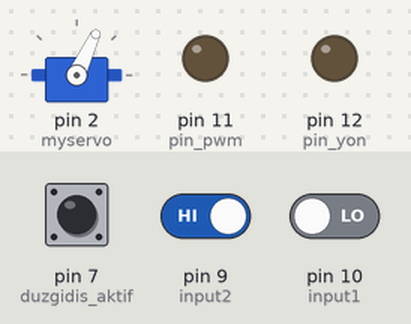
A sketch run on a simulated Arduino Uno, built with avr-gcc and run on an emulated ATmega328P. On the bench: servo, output pins drawn as LEDs (lit = HIGH). Inputs (shaded band) come from the test bench; at power-on: pin 7 (duzgidis_aktif) HIGH, pin 9 (input2) HIGH, pin 10 (input1) LOW.

Above: at 1.2 s.
1.3 s: pin 7 (duzgidis_aktif) pulled LOW for 0.15 s
At 1.37 s:
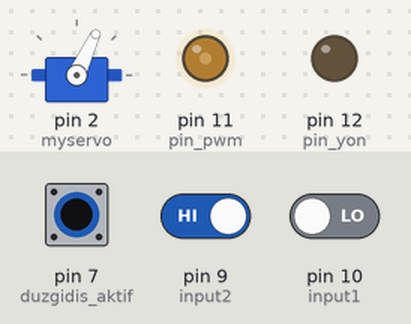
2.9 s: pin 9 (input2) driven LOW
At 3.9 s:
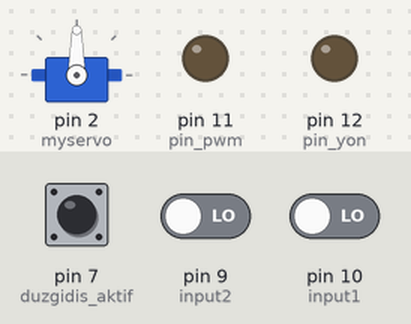
4.4 s: pin 10 (input1) driven HIGH
At 5.1 s:
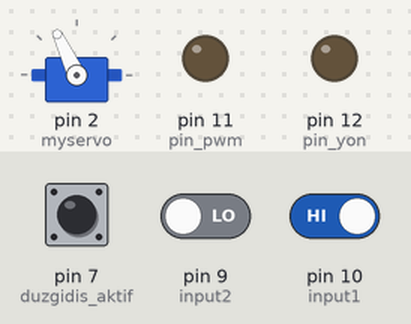
5.9 s: pin 7 (duzgidis_aktif) pulled LOW for 1 s
At 6.2 s:
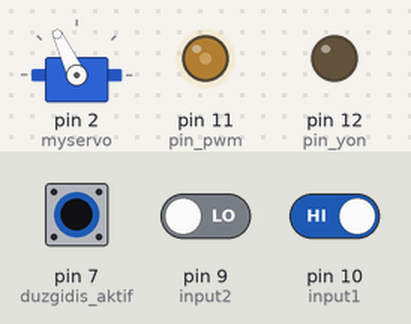
8.4 s: pin 7 (duzgidis_aktif) pulled LOW for 3.2 s
At 12.8 s:
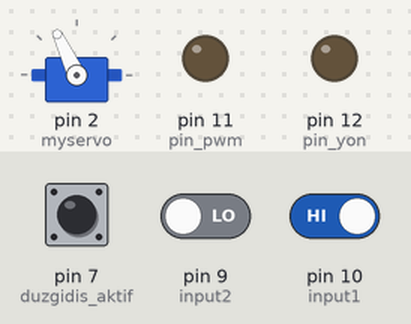
13.1 s: pin 10 (input1) driven LOW
At 14.1 s:
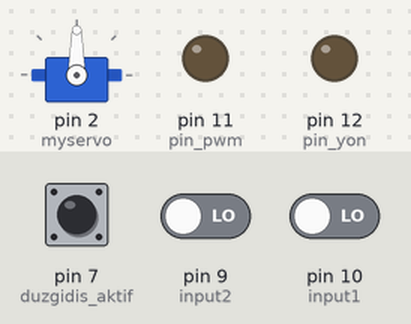
Timing chart, 0 to 15.6 s (numbered marks = the images above; inputs shaded):
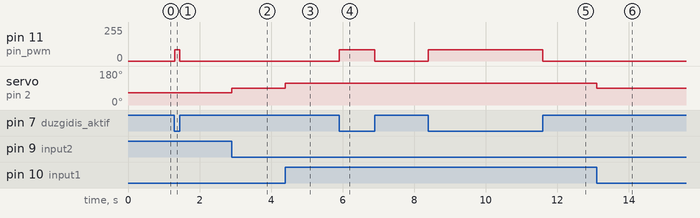

Measured:
- after the input at 1.3 s, pin 11 (pin_pwm): 0/255 → 85/255 at once, → 0/255 0.15 s later
- after the input at 2.9 s, servo on pin 2 (myservo): 65° → 90° at once
- after the input at 4.4 s, servo on pin 2 (myservo): 90° → 115° at once
- after the input at 5.9 s, pin 11 (pin_pwm): 0/255 → 85/255 at once, → 0/255 1.0 s later
- after the input at 8.4 s, pin 11 (pin_pwm): 0/255 → 85/255 at once, → 0/255 3.2 s later
- after the input at 13.1 s, servo on pin 2 (myservo): 115° → 90° at once

The sketch:

AutonomousCar_Arduino_Code.ino
```cpp
#include <Servo.h>
Servo myservo;

#define pin_pwm 11
#define pin_yon 12
#define input1 10
#define input2 9
#define duzgidis_aktif 7
int pos;

void setup()
{
 myservo.attach(2);
 pinMode(input1,INPUT);
 pinMode(input2,INPUT);
 pinMode(duzgidis_aktif,INPUT_PULLUP);
 pinMode(pin_pwm, OUTPUT);
 pinMode(pin_yon, OUTPUT);

 pos=90;
 myservo.write(pos);
}

void loop()
{
  if(digitalRead(duzgidis_aktif)==LOW)
  {
   digitalWrite(pin_yon, 0);
   analogWrite(pin_pwm, 85);
  }
  else
  {
   digitalWrite(pin_yon, 0);
   analogWrite(pin_pwm, 0);
  }

  //SAGA DÖNÜS
  if(digitalRead(input1)==HIGH && digitalRead(input2)==LOW)
  {
    myservo.write(115);
  }
  //SOLA DÖNÜS
  if(digitalRead(input1)==LOW && digitalRead(input2)==HIGH)
  {
    myservo.write(65);
  }
  //DÜZ GİDİS
  if(digitalRead(input1)==LOW && digitalRead(input2)==LOW)
  {
    myservo.write(90);
  }

}
```
